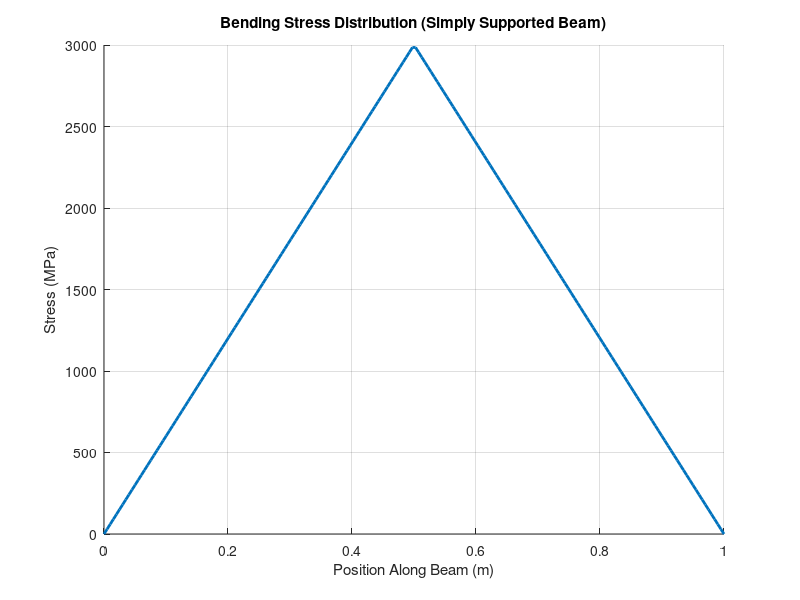

This chart was generated by the following MATLAB code: (Note: this script raises an error after producing the figure.)
L = 1; % Length (Meters)
P = 2000; % Load (Newtons)
b = 0.01; % Width (Meters)
h = 0.01; % Height (Meters)
E = 2e11; % Young's Modulus of Steel (Pascals)
n = 200; % Number of Points Across the Beam

I = (b * h^3) / 12; % Moment of Inertia (Rectangular Cross-Section) (Meters^4)

c = h/2; % Distance to Outer Fiber (Meters)

% R1 + R2 should equal P due to equilibrium
R1 = P/2;
R2 = P/2;

% Vector of n positions along the beam
x = linspace(0, L, n); 

% Compute bending moment M(x) along the beam
M = zeros(1, n);
for i = 1:n
    if x(i) <= L/2
        M(i) = R1 * x(i); % Moment from left support (before load at center)
    else
        M(i) = R2 * (L - x(i)); % Moment decreasing toward right support (after load)
    end
end

% Compute bending stress distribution along the beam (outer fiber)
% Using magnitude only to simplify the model and clearly verify correctness
% (Will change later
sigma = (abs(M) * c) / I; % Pascals

% Converting Sigma From Pascals to MPa
stress_MPa = sigma / 1e6;

% Typical yield strength of steel
sigma_yield = 250; % MPa



figure;
hold on
plot(x, stress_MPa, 'LineWidth', 2);
title ('Bending Stress Distribution (Simply Supported Beam)');
xlabel('Position Along Beam (m)');
ylabel('Stress (MPa)');
grid on;

% Highlight the yield strength line for comparison
yline(sigma_yield, '--r', 'Yield', 'LineWidth', 1.5);
legend('Bending Stress', 'Location', 'Best');

% Display maximum bending stress and its position
[sigma_max, idx_max] = max(stress_MPa);
x_max = x(idx_max);
plot(x_max, sigma_max, 'ko', 'MarkerFaceColor', 'k', 'DisplayName', 'Max Stress');

% Finding Abolute Max on Graph
text(x_max, sigma_max, sprintf('Max = %.1f MPa', sigma_max), 'VerticalAlignment', 'top', 'HorizontalAlignment', 'center');

legend('Bending Stress', 'Yield Strength', 'Max Stress', 'Location', 'Best');

% Gives Space Above Max Stress Level to Better View Data
ylim([0 max(stress_MPa) * 1.12]);

hold off
